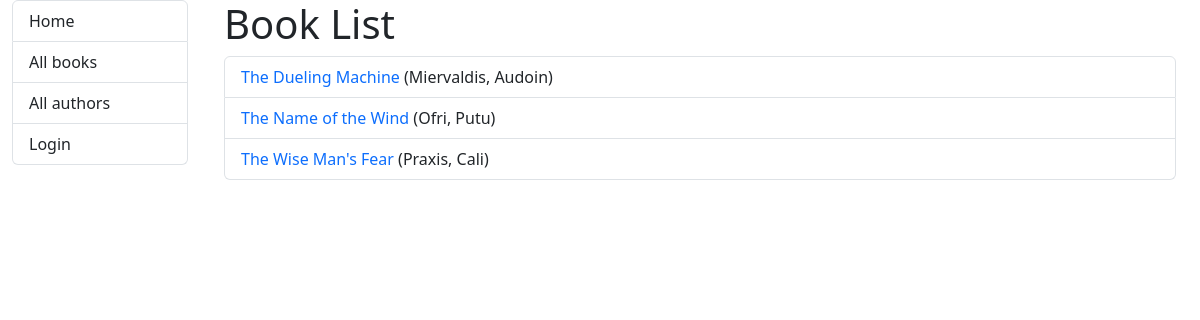
/catalog/books/, run on the app's committed database.
### catalog/models.py (models this page shows, shortened)
class Book(models.Model):
    title = models.CharField(max_length=200)
    author = models.ForeignKey('Author', on_delete=models.RESTRICT, null=True)
    summary = models.TextField(
        max_length=1000, help_text="Enter a brief description of the book")
    isbn = models.CharField('ISBN', max_length=13,
                            unique=True,
                            help_text='13 Character <a href="https://www.isbn-international.org/content/what-isbn'
                                      '">ISBN number</a>')
    genre = models.ManyToManyField(
        Genre, help_text="Select a genre for this book")
    language = models.ForeignKey(
        'Language', on_delete=models.SET_NULL, null=True)
    class Meta:
        ordering = ['title', 'author']
    def display_genre(self):
        """Creates a string for the Genre. This is required to display genre in Admin."""
        return ', '.join([genre.name for genre in self.genre.all()[:3]])
    display_genre.short_description = 'Genre'
    def get_absolute_url(self):
        return reverse('book-detail', args=[str(self.id)])

class Author(models.Model):
    first_name = models.CharField(max_length=100)
    last_name = models.CharField(max_length=100)
    date_of_birth = models.DateField(null=True, blank=True)
    date_of_death = models.DateField('Died', null=True, blank=True)
    class Meta:
        ordering = ['last_name', 'first_name']
    def __str__(self):
        return f'{self.last_name}, {self.first_name}'

### catalog/views.py (the view)
# urls.py: path('books/', views.BookListView.as_view(), name='books'),
class BookListView(generic.ListView):
    model = Book
    paginate_by = 10

### catalog/templates/catalog/book_list.html
{% extends "base_generic.html" %}
{% block content %}
<div class="container">
    <h1>Book List</h1>
    {% if book_list %}
    <ul class="list-group">
        {% for book in book_list %}
        <li class="list-group-item">
            <a href="{{ book.get_absolute_url }}" class="text-decoration-none">{{ book.title }}</a>
            ({{ book.author }})
        </li>
        {% endfor %}
    </ul>
    {% else %}
    <p>There are no books in the library.</p>
    {% endif %}
</div>
{% endblock %}

### data on the page
Book: title "The Dueling Machine", author "Miervaldis, Audoin"
Book: title "The Name of the Wind", author "Ofri, Putu"
Book: title "The Wise Man's Fear", author "Praxis, Cali"
